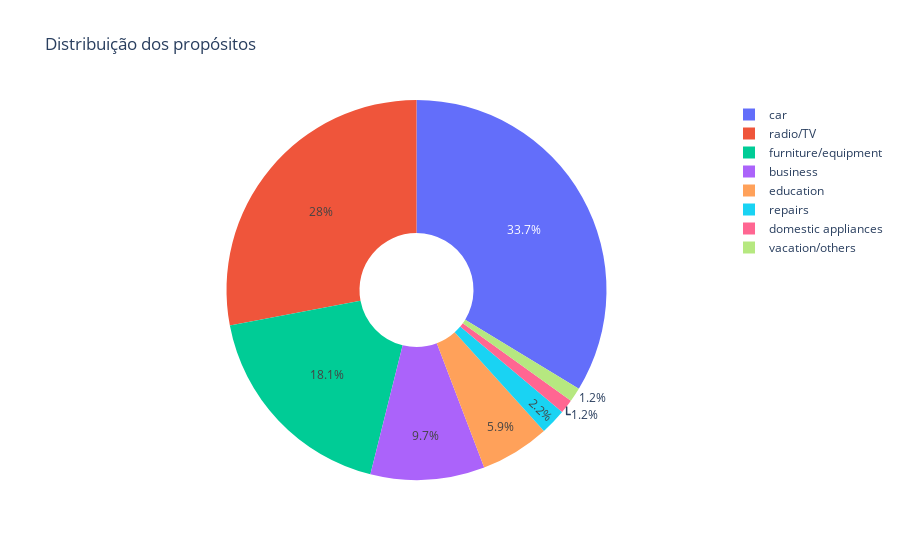

Source (notebook cell):
### Code cell
# Questão 3: Gráfico de Pizza - Distribuição de Pessoas por Estado Civil
fig3 = go.Figure()
fig3.add_trace(go.Pie(labels=data['Purpose'].value_counts().index,
                      values=data['Purpose'].value_counts().values,
                      hole=0.3))
fig3.update_layout(title='Distribuição dos propósitos')
fig3.show()

### Figure 1 — Plotly figure (JSON) as saved in the notebook; plotly's stock layout.template omitted (floating-point values rounded to 4 significant figures)
{"data": [{"hole": 0.3, "labels": ["car", "radio/TV", "furniture/equipment", "business", "education", "repairs", "domestic appliances", "vacation/others"], "type": "pie", "values": [337, 280, 181, 97, 59, 22, 12, 12]}], "layout": {"title": {"text": "Distribuição dos propósitos"}}}
